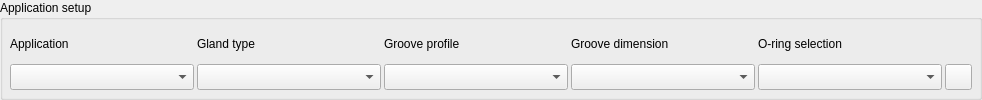
    <widget class="QGroupBox" name="setup_group">
     <property name="sizePolicy">
      <sizepolicy hsizetype="Preferred" vsizetype="Fixed">
       <horstretch>0</horstretch>
       <verstretch>0</verstretch>
      </sizepolicy>
     </property>
     <property name="title">
      <string>Application setup</string>
     </property>
     <layout class="QGridLayout" name="setupLayout">
      <property name="leftMargin">
       <number>7</number>
      </property>
      <property name="topMargin">
       <number>7</number>
      </property>
      <property name="rightMargin">
       <number>7</number>
      </property>
      <property name="bottomMargin">
       <number>7</number>
      </property>
      <property name="spacing">
       <number>3</number>
      </property>
      <item row="0" column="0">
       <widget class="QLabel" name="selector_application_label">
        <property name="text">
         <string>Application</string>
        </property>
       </widget>
      </item>
      <item row="1" column="0">
       <widget class="QComboBox" name="application">
        <property name="minimumSize">
         <size>
          <width>184</width>
          <height>26</height>
         </size>
        </property>
        <property name="maximumSize">
         <size>
          <width>184</width>
          <height>16777215</height>
         </size>
        </property>
       </widget>
      </item>
      <item row="0" column="1">
       <widget class="QLabel" name="selector_configuration_label">
        <property name="text">
         <string>Gland type</string>
        </property>
       </widget>
      </item>
      <item row="1" column="1">
       <widget class="QComboBox" name="configuration">
        <property name="minimumSize">
         <size>
          <width>184</width>
          <height>26</height>
         </size>
        </property>
        <property name="maximumSize">
         <size>
          <width>184</width>
          <height>16777215</height>
         </size>
        </property>
       </widget>
      </item>
      <item row="0" column="2">
       <widget class="QLabel" name="selector_groove_type_label">
        <property name="text">
         <string>Groove profile</string>
        </property>
       </widget>
      </item>
      <item row="1" column="2">
       <widget class="QComboBox" name="groove_type">
        <property name="minimumSize">
         <size>
          <width>184</width>
          <height>26</height>
         </size>
        </property>
        <property name="maximumSize">
         <size>
          <width>184</width>
          <height>16777215</height>
         </size>
        </property>
       </widget>
      </item>
      <item row="0" column="3">
       <widget class="QLabel" name="selector_entry_mode_stack_label">
        <property name="text">
         <string>Groove dimension</string>
        </property>
       </widget>
      </item>
      <item row="1" column="3">
       <widget class="QStackedWidget" name="entry_mode_stack">
        <property name="minimumSize">
         <size>
          <width>184</width>
          <height>26</height>
         </size>
        </property>
        <property name="maximumSize">
         <size>
          <width>184</width>
          <height>26</height>
         </size>
        </property>
        <property name="currentIndex">
         <number>1</number>
        </property>
        <widget class="QComboBox" name="entry_mode"/>
        <widget class="QComboBox" name="female_entry_mode"/>
       </widget>
      </item>
      <item row="0" column="4">
       <layout class="QHBoxLayout" name="oringHeaderLayout">
        <property name="spacing">
         <number>3</number>
        </property>
        <item>
         <widget class="QLabel" name="selector_ring_size_label">
          <property name="text">
           <string>O-ring selection</string>
          </property>
         </widget>
        </item>
        <item>
         <spacer name="oringHeaderSpacer">
          <property name="orientation">
           <enum>Qt::Orientation::Horizontal</enum>
          </property>
          <property name="sizeHint" stdset="0">
           <size>
            <width>4</width>
            <height>12</height>
           </size>
          </property>
         </spacer>
        </item>
        <item>
         <widget class="QFrame" name="match_slot">
          <property name="minimumSize">
           <size>
            <width>100</width>
            <height>0</height>
           </size>
          </property>
          <property name="maximumSize">
           <size>
            <width>100</width>
            <height>16777215</height>
           </size>
          </property>
          <property name="frameShape">
           <enum>QFrame::Shape::NoFrame</enum>
          </property>
          <layout class="QVBoxLayout" name="matchLayout">
           <property name="spacing">
            <number>0</number>
           </property>
           <property name="leftMargin">
            <number>0</number>
           </property>
           <property name="topMargin">
            <number>0</number>
           </property>
           <property name="rightMargin">
            <number>0</number>
           </property>
           <property name="bottomMargin">
            <number>0</number>
           </property>
           <item>
            <widget class="QLabel" name="match_note">
             <property name="toolTip">
              <string>Manual dimensions match a standard AS568 size</string>
             </property>
             <property name="text">
              <string/>
             </property>
             <property name="alignment">
              <set>Qt::AlignmentFlag::AlignRight|Qt::AlignmentFlag::AlignTrailing|Qt::AlignmentFlag::AlignVCenter</set>
             </property>
            </widget>
           </item>
          </layout>
         </widget>
        </item>
       </layout>
      </item>
      <item row="1" column="4">
       <layout class="QHBoxLayout" name="oringGuideLayout">
        <property name="spacing">
         <number>3</number>
        </property>
        <property name="leftMargin">
         <number>0</number>
        </property>
        <property name="topMargin">
         <number>0</number>
        </property>
        <property name="rightMargin">
         <number>0</number>
        </property>
        <property name="bottomMargin">
         <number>0</number>
        </property>
        <item>
         <widget class="QComboBox" name="ring_size">
          <property name="minimumSize">
           <size>
            <width>184</width>
            <height>26</height>
           </size>
          </property>
          <property name="maximumSize">
           <size>
            <width>16777215</width>
            <height>26</height>
           </size>
          </property>
         </widget>
        </item>
        <item>
         <spacer name="oring_info_edge_spacer">
          <property name="orientation">
           <enum>Qt::Orientation::Horizontal</enum>
          </property>
          <property name="sizeType">
           <enum>QSizePolicy::Fixed</enum>
          </property>
          <property name="sizeHint" stdset="0">
           <size>
            <width>0</width>
            <height>0</height>
           </size>
          </property>
         </spacer>
        </item>
        <item>
         <widget class="QPushButton" name="guide_button">
          <property name="minimumSize">
           <size>
            <width>27</width>
            <height>2</height>
           </size>
          </property>
          <property name="maximumSize">
           <size>
            <width>27</width>
            <height>27</height>
           </size>
          </property>
          <property name="toolTip">
           <string>Open O-Ring Size Reference</string>
          </property>
          <property name="text">
           <string/>
          </property>
          <property name="icon">
           <iconset>
            <normaloff>src/resources/icons/info-guide.png</normaloff>src/resources/icons/info-guide.png</iconset>
          </property>
          <property name="iconSize">
           <size>
            <width>18</width>
            <height>18</height>
           </size>
          </property>
         </widget>
        </item>
       </layout>
      </item>
     </layout>
    </widget>
